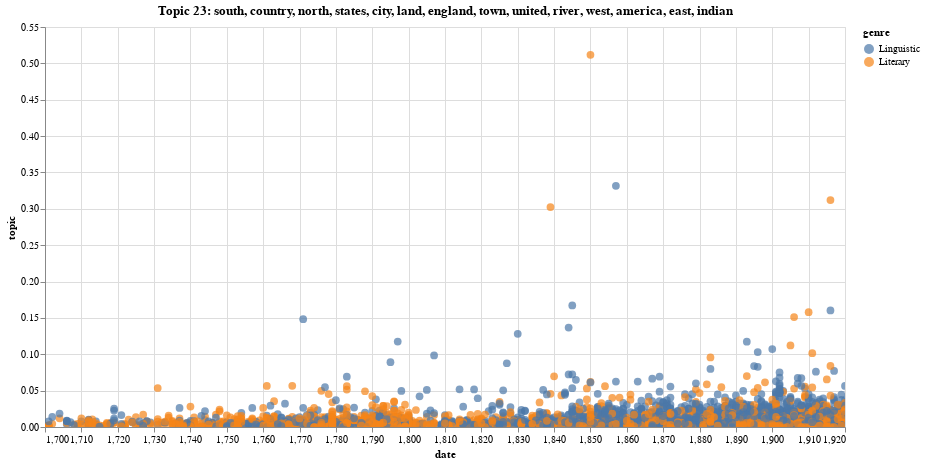

The notebook cell this image was saved under:
### Code cell
plot_topic(23)

### Figure 1 — Vega-Lite specification as saved in the notebook (floating-point values rounded to 4 significant figures; data arrays with more than 128 entries replaced by an {"elided": "..."} marker saying what was removed)
{"config": {"view": {"continuousWidth": 300, "continuousHeight": 300}}, "data": {"name": "data-c1f9d176b84a2341fea0536ea94d495e"}, "mark": {"type": "circle", "size": 60}, "encoding": {"color": {"field": "genre", "type": "nominal"}, "tooltip": [{"field": "cluster", "type": "nominal"}, {"field": "title", "type": "nominal"}, {"field": "date", "type": "quantitative"}, {"field": "genre", "type": "nominal"}, {"field": "topic", "type": "quantitative"}], "x": {"field": "date", "scale": {"domain": [1700, 1920]}, "type": "quantitative"}, "y": {"field": "topic", "type": "quantitative"}}, "height": 400, "params": [{"name": "param_56", "select": {"type": "interval", "encodings": ["x", "y"]}, "bind": "scales"}], "title": "Topic 23: south, country, north, states, city, land, england, town, united, river, west, america, east, indian", "width": 800, "$schema": "https://vega.github.io/schema/vega-lite/v5.16.3.json", "datasets": {"data-c1f9d176b84a2341fea0536ea94d495e": {"elided": "4254 records"}}}
